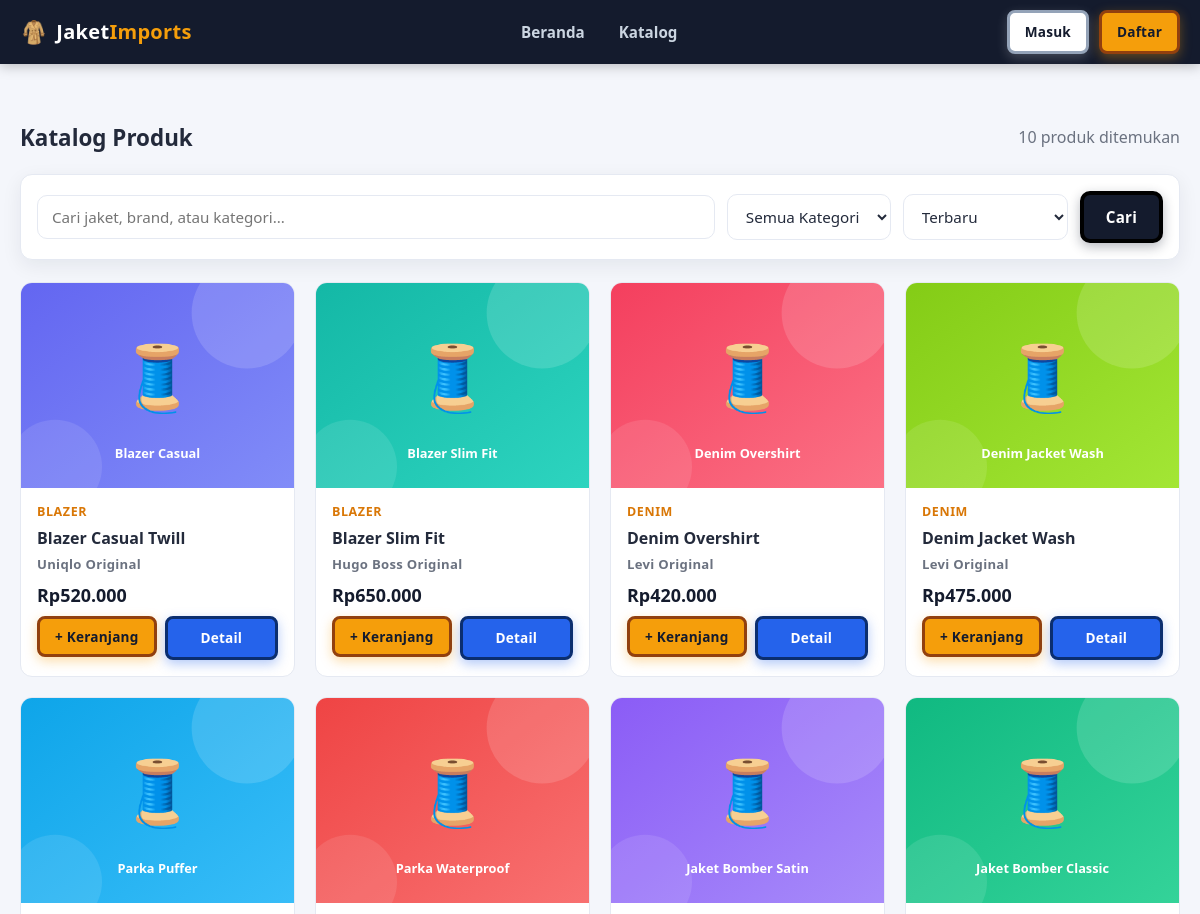
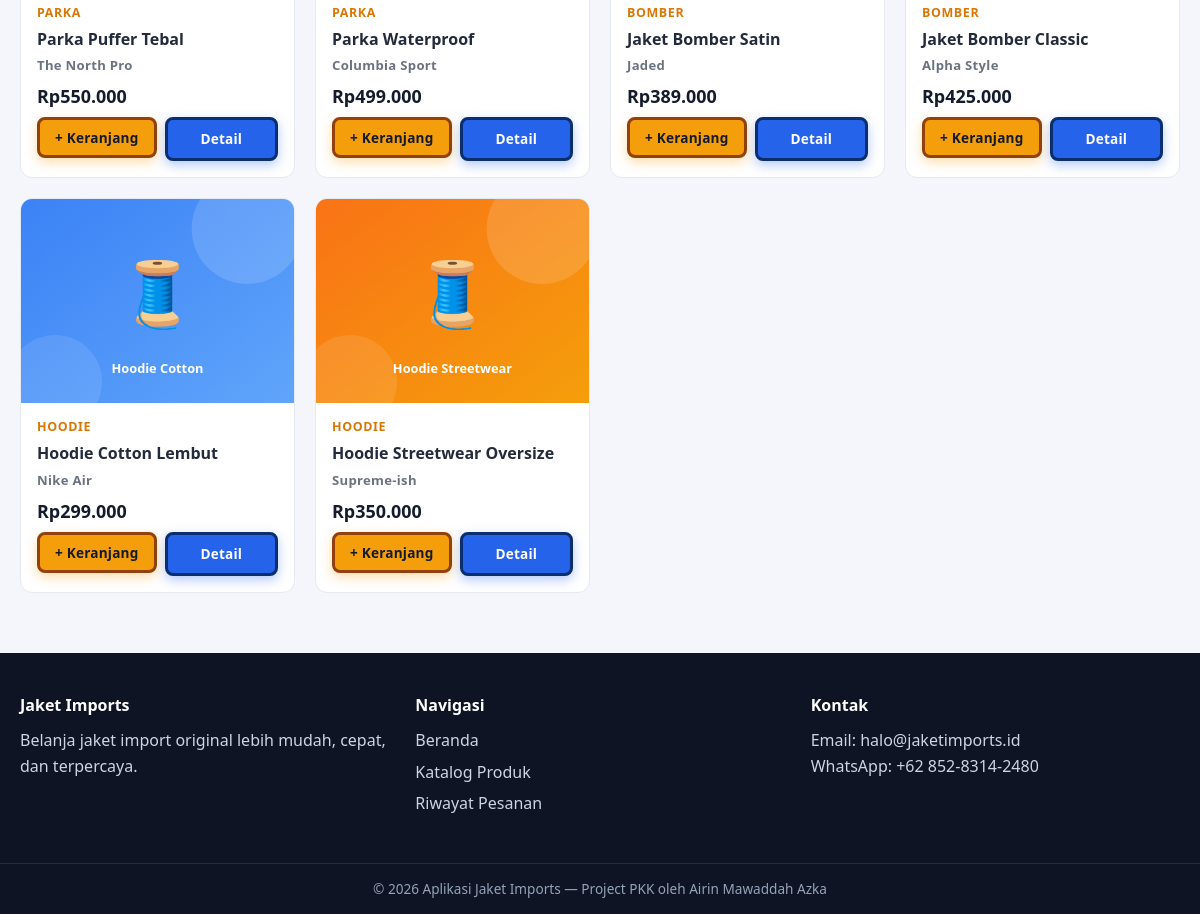
Page /katalog.php on the committed database (2 pictures, top to bottom).
### tables this page shows
CREATE TABLE IF NOT EXISTS products (
  id INT UNSIGNED AUTO_INCREMENT PRIMARY KEY,
  category_id INT UNSIGNED DEFAULT NULL,
  name VARCHAR(150) NOT NULL,
  brand VARCHAR(80) NOT NULL DEFAULT 'Jacket Imports',
  description TEXT DEFAULT NULL,
  price DECIMAL(12,2) NOT NULL DEFAULT 0,
  stock INT NOT NULL DEFAULT 0,
  image VARCHAR(255) DEFAULT NULL,
  is_active TINYINT(1) NOT NULL DEFAULT 1,
  created_at TIMESTAMP DEFAULT CURRENT_TIMESTAMP,
  FOREIGN KEY (category_id) REFERENCES categories(id) ON DELETE SET NULL
);

CREATE TABLE IF NOT EXISTS categories (
  id INT UNSIGNED AUTO_INCREMENT PRIMARY KEY,
  name VARCHAR(80) NOT NULL,
  slug VARCHAR(100) NOT NULL UNIQUE
);

### includes/functions.php (called while the page is built, shortened)
<?php
function e($str) {
    return htmlspecialchars((string)$str, ENT_QUOTES, 'UTF-8');
}
function url($path = '') {
    return BASE_URL . '/' . ltrim($path, '/');
}
function rupiah($angka) {
    return 'Rp' . number_format((float)$angka, 0, ',', '.');
}
function product_image($product) {
    $img = $product['image'] ?? null;
    if ($img && file_exists(__DIR__ . '/../images/' . $img)) {
        return url('images/' . $img);
    }
    return url('images/placeholder.svg');
}

### katalog.php (the view, shortened to what this page needs)
<?php
require_once __DIR__ . '/includes/header.php';
$search = trim($_GET['q'] ?? '');
$sort = $_GET['sort'] ?? 'newest';
$where = ['p.is_active = 1'];
$params = [];
$order = match ($sort) {
    'cheapest' => 'p.price ASC',
    'expensive' => 'p.price DESC',
    'name' => 'p.name ASC',
    default => 'p.id DESC',
};
$sql = "SELECT p.*, c.name AS category_name FROM products p
        LEFT JOIN categories c ON c.id = p.category_id
        WHERE " . implode(' AND ', $where) . " ORDER BY $order";
$st = $pdo->prepare($sql);
$st->execute($params);
$products = $st->fetchAll();
?>
<div class="section-head">
    <h2>Katalog Produk</h2>
    <span class="text-muted"><?= count($products) ?> produk ditemukan</span>
</div>
<form class="card filter-bar" method="get" action="">
    <input class="form-control search" type="text" name="q" placeholder="Cari jaket, brand, atau kategori..." value="<?= e($search) ?>">
    <select class="form-control" name="cat" data-auto-filter>
        <option value="0">Semua Kategori</option>
    </select>
    <select class="form-control" name="sort" data-auto-filter>
        <option value="newest" <?= $sort === 'newest' ? 'selected' : '' ?>>Terbaru</option>
    </select>
    <button class="btn btn-dark" type="submit">Cari</button>
</form>
<?php if (!$products): ?>
    <div class="card empty">
        <div class="big">🔍</div>
        <h3>Tidak ada produk ditemukan</h3>
        <p>Coba ubah kata kunci atau filter lainnya.</p>
    </div>
<?php else: ?>
    <div class="grid">
        <?php foreach ($products as $p): ?>
            <div class="product-card">
                <a class="thumb" href="<?= url('produk.php?id=' . $p['id']) ?>">
                    <img src="<?= e(product_image($p)) ?>" alt="<?= e($p['name']) ?>">
                </a>
                <div class="body">
                    <span class="cat"><?= e($p['category_name'] ?? 'Umum') ?></span>
                    <h3><?= e($p['name']) ?></h3>
                    <span class="brand"><?= e($p['brand']) ?></span>
                    <span class="price"><?= rupiah($p['price']) ?></span>
                    <div class="foot">
                        <?php if ($p['stock'] > 0): ?>
                            <form method="post" action="<?= url('keranjang.php') ?>">
                                <button class="btn btn-sm btn-primary" type="submit">+ Keranjang</button>
                            </form>
                            <a class="btn btn-sm btn-info" href="<?= url('produk.php?id=' . $p['id']) ?>">Detail</a>
                        <?php else: ?>
                            <button class="btn btn-sm btn-outline-dark" disabled>Stok Habis</button>
                            <a class="btn btn-sm btn-info" href="<?= url('produk.php?id=' . $p['id']) ?>">Detail</a>
                        <?php endif; ?>
                    </div>
                </div>
            </div>
        <?php endforeach; ?>
    </div>
<?php endif; ?>
<?php require_once __DIR__ . '/includes/footer.php'; ?>

### assets/css/style.css (style rules this page uses)
* { box-sizing: border-box; margin: 0; padding: 0; }
body { font-family: 'Segoe UI', system-ui, -apple-system, Roboto, Arial, sans-serif; background: var(--bg); color: var(--text); line-height: 1.6; min-height: 100vh; display: flex; flex-direction: column; }
a { color: var(--info); text-decoration: none; }
img { max-width: 100%; display: block; }
.brand { display: flex; align-items: center; gap: 8px; font-size: 1.25rem; font-weight: 800; color: #fff; letter-spacing: .3px; }
.btn { display: inline-flex; align-items: center; justify-content: center; gap: 8px; padding: 12px 22px; border-radius: 10px; border: 4px solid transparent; font-size: .95rem; font-weight: 800; letter-spacing: .2px; cursor: pointer; transition: .2s; font-family: inherit; }
.btn-primary { background: var(--accent); color: #141b2d; border-color: #92400e; box-shadow: 0 4px 12px rgba(245, 158, 11, .35); }
.btn-dark { background: var(--dark); color: #fff; border-color: #000; box-shadow: 0 4px 12px rgba(20, 27, 45, .3); }
.btn-info { background: var(--info); color: #fff; border-color: #0b2e6f; box-shadow: 0 4px 12px rgba(37, 99, 235, .35); }
.btn-sm { padding: 8px 15px; font-size: .85rem; border-radius: 8px; border-width: 3px; }
.card { background: var(--card); border: 1px solid var(--border); border-radius: var(--radius); box-shadow: var(--shadow); }
.grid { display: grid; grid-template-columns: repeat(auto-fill, minmax(240px, 1fr)); gap: 20px; }
.section-head { display: flex; align-items: center; justify-content: space-between; margin: 28px 0 18px; }
.section-head h2 { font-size: 1.4rem; font-weight: 800; }
.product-card { background: var(--card); border: 1px solid var(--border); border-radius: var(--radius); overflow: hidden; transition: .25s; display: flex; flex-direction: column; }
.product-card .thumb { aspect-ratio: 4/3; background: #f1f3f9; overflow: hidden; display: flex; align-items: center; justify-content: center; }
.product-card .thumb img { width: 100%; height: 100%; object-fit: cover; }
.product-card .body { padding: 14px 16px 16px; display: flex; flex-direction: column; gap: 6px; flex: 1; }
.product-card .cat { color: var(--accent-dark); font-size: .78rem; font-weight: 700; text-transform: uppercase; letter-spacing: .6px; }
.product-card h3 { font-size: 1rem; font-weight: 700; line-height: 1.3; }
.product-card .brand { color: var(--muted); font-size: .82rem; }
.product-card .price { font-size: 1.12rem; font-weight: 800; color: var(--dark); }
.product-card .foot { margin-top: auto; display: flex; gap: 8px; }
.product-card .foot .btn { flex: 1; }
.form-control, select.form-control, textarea.form-control { width: 100%; padding: 11px 14px; border: 1px solid var(--border); border-radius: 10px; font-size: .95rem; font-family: inherit; background: #fff; color: var(--text); transition: .2s; }
.filter-bar { display: flex; flex-wrap: wrap; gap: 12px; align-items: center; padding: 16px; margin-bottom: 22px; }
.filter-bar .form-control { width: auto; min-width: 160px; }
.filter-bar .search { flex: 1; min-width: 220px; }
.text-muted { color: var(--muted); }

### rows in the picture
products: image (picture), category.name "BLAZER", name "Blazer Casual Twill", brand "Uniqlo Original", price "Rp520.000"
products: image (picture), category.name "BLAZER", name "Blazer Slim Fit", brand "Hugo Boss Original", price "Rp650.000"
products: image (picture), category.name "DENIM", name "Denim Overshirt", brand "Levi Original", price "Rp420.000"
products: image (picture), category.name "DENIM", name "Denim Jacket Wash", brand "Levi Original", price "Rp475.000"
products: image (picture), category.name "PARKA", name "Parka Puffer Tebal", brand "The North Pro", price "Rp550.000"
products: image (picture), category.name "PARKA", name "Parka Waterproof", brand "Columbia Sport", price "Rp499.000"
products: image (picture), category.name "BOMBER", name "Jaket Bomber Satin", brand "Jaded", price "Rp389.000"
products: image (picture), category.name "BOMBER", name "Jaket Bomber Classic", brand "Alpha Style", price "Rp425.000"
products: image (picture), category.name "HOODIE", name "Hoodie Cotton Lembut", brand "Nike Air", price "Rp299.000"
products: image (picture), category.name "HOODIE", name "Hoodie Streetwear Oversize", brand "Supreme-ish", price "Rp350.000"

### other values in the picture
count($products) "10"
